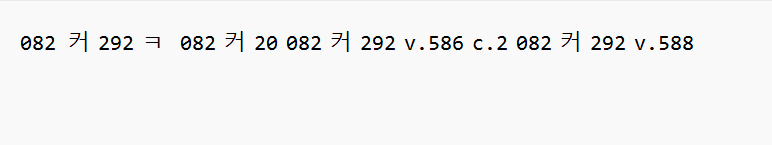
#> input picture Cam/img_captured.png, 772 x 145 px, found by its file name
$ python ocr_2.py
#> lines starting #> are read from the running program, lines starting #| are printed output that depends on the picture; after the words box and inside, x2 and y2 are one past the last pixel; in counts of white or black regions, pixels touching at a corner belong together
#글자부분 사각박스 생성 후 문자인식
import cv2
import numpy as np
import pytesseract

class find_text():
     path = {
        'tesseract': r'C:\\Program Files\\Tesseract-OCR\\tesseract',
        'output': './OpencvOCR/Label_3.jpg'
    }
     margin =5
##########################################################################
     def __init__(self):
        self.img = cv2.imread("./OpencvOCR/img_Captured.png")  #이미지 불러오기
#> self.img is the input picture: shape (145, 772, 3); mean B, G, R 243.6, 243.6, 243.6
##########################################################################
     def get_hulls(self, img): #배경이 아닌 다른부분찾아냄
        gray = cv2.cvtColor(img, cv2.COLOR_BGR2GRAY)
        gray = cv2.GaussianBlur(gray, (5,5),0)
     #    cv2.imshow('gray',gray) #회색조
     #    cv2.waitKey(0)
        mser = cv2.MSER_create()
        region, _ = mser.detectRegions(gray)
        hulls = [cv2.convexHull(p.reshape(-1, 1, 2)) for p in region]
     # [4 lines of commented-out code are left out]
        return hulls


     def setRectangle(self, img, hulls, color, thickness): #사각형그림
        margin = self.margin
        for j, cnt in enumerate(hulls):
            x, y, w, h = cv2.boundingRect(cnt)
            cv2.rectangle(img,
                          (x-margin, y-margin),
                          (x + w + margin, y + h + margin),
                          color, thickness)
    ##########################################################################
     def leave_text_area(self, img):
        hulls = self.get_hulls(img)
#> in get_hulls, `gray = cv2.cvtColor(img, cv2.COLOR_BGR2GRAY)`:
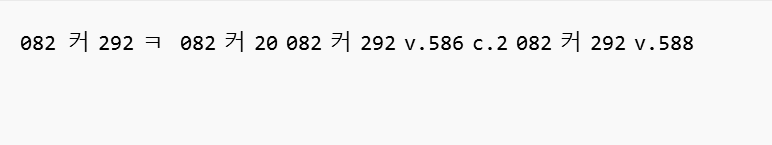
#> gray: shape (145, 772); min 0, max 249, mean 243.6
#> in get_hulls, `gray = cv2.GaussianBlur(gray, (5,5),0)`:
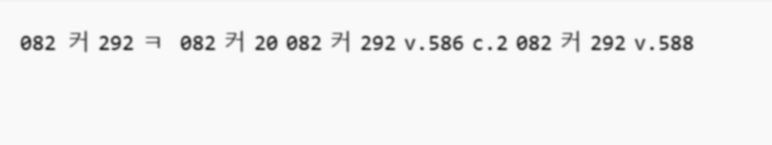
#> gray: shape (145, 772); min 46, max 249, mean 243.6
#> in get_hulls, `region, _ = mser.detectRegions(gray)`: region = 452 items
#> in get_hulls, `hulls = [cv2.convexHull(p.reshape(-1, 1, 2)) for p in region]`: hulls = 452 contours; largest, box (x1, y1, x2, y2) and area: (19, 34, 57, 52) 594, (179, 34, 217, 52) 594, (285, 34, 323, 52) 594, (515, 34, 553, 52) 594, (658, 34, 695, 52) 594
        out_path = self.path['output'] #검정색
        mask = np.zeros((img.shape[0], img.shape[1], 1), dtype=np.uint8)
        self.setRectangle(mask, hulls, (255, 255, 255), -1) #흰색
#> the loop in setRectangle, `for j, cnt in enumerate(hulls):` made 452 passes
#> (x, y, w, h) on passes 1 to 3: (21, 36, 10, 14), (21, 36, 10, 14), (21, 36, 10, 14)
#> after the loop in setRectangle, `for j, cnt in enumerate(hulls):`:
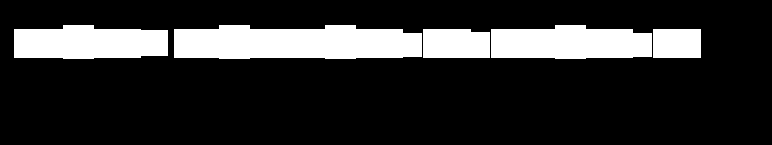
#> img: shape (145, 772, 1); 17.8% white; 5 white regions, box (x1, y1, x2, y2) and area: (174, 25, 422, 59) 7407, (491, 25, 652, 59) 4729, (14, 25, 168, 59) 4540, (423, 29, 490, 58) 1886, (653, 29, 701, 58) 1392
     #    cv2.imshow("mask",mask)
     #    cv2.waitKey(0)

        img_text = cv2.bitwise_and(img, img, mask=mask) #비트연산
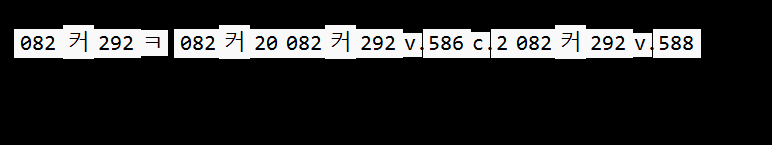
#> img_text: shape (145, 772, 3); mean B, G, R 39.1, 39.1, 39.1
        cv2.imshow("text area", img_text)
     #    cv2.imwrite(out_path, img_text) #이미지 저장
        cv2.waitKey(0)

     def get_text(self):
        path_img = self.path['output']
        pytesseract.pytesseract.tesseract_cmd = self.path['tesseract']
        config = ('-l kor+eng --oem 3 --psm 11')
        text = pytesseract.image_to_string(path_img, config=config)
        print('=========텍스트 인식 결과========')
        print(text)


ocr_text = find_text()
# ocr_text.get_hulls(ocr_text.img)
ocr_text.leave_text_area(ocr_text.img)
ocr_text.get_text()
#> (the call stopped at in get_text, `text = pytesseract.image_to_string(path_img, config=config)`: pytesseract is not available in this run)
